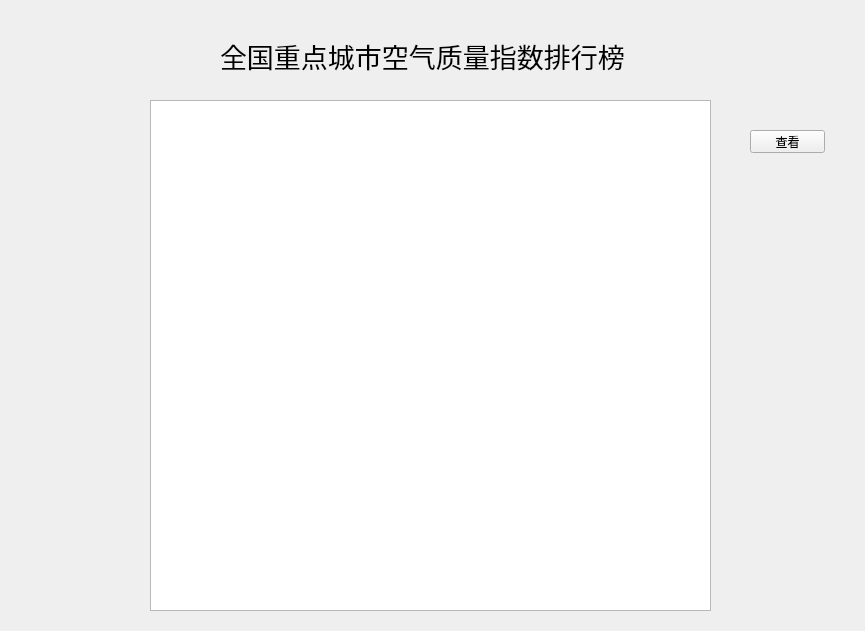
<?xml version="1.0" encoding="UTF-8"?>
<ui version="4.0">
 <class>Form</class>
 <widget class="QWidget" name="Form">
  <property name="geometry">
   <rect>
    <x>0</x>
    <y>0</y>
    <width>865</width>
    <height>631</height>
   </rect>
  </property>
  <property name="windowTitle">
   <string>Form</string>
  </property>
  <widget class="QLabel" name="label">
   <property name="geometry">
    <rect>
     <x>220</x>
     <y>30</y>
     <width>431</width>
     <height>51</height>
    </rect>
   </property>
   <property name="font">
    <font>
     <family>楷体</family>
     <pointsize>20</pointsize>
    </font>
   </property>
   <property name="text">
    <string>全国重点城市空气质量指数排行榜</string>
   </property>
  </widget>
  <widget class="QTextEdit" name="textEdit">
   <property name="geometry">
    <rect>
     <x>150</x>
     <y>100</y>
     <width>561</width>
     <height>511</height>
    </rect>
   </property>
  </widget>
  <widget class="QPushButton" name="pushButton">
   <property name="geometry">
    <rect>
     <x>750</x>
     <y>130</y>
     <width>75</width>
     <height>23</height>
    </rect>
   </property>
   <property name="font">
    <font>
     <family>楷体</family>
    </font>
   </property>
   <property name="text">
    <string>查看</string>
   </property>
  </widget>
 </widget>
 <resources/>
 <connections/>
</ui>
